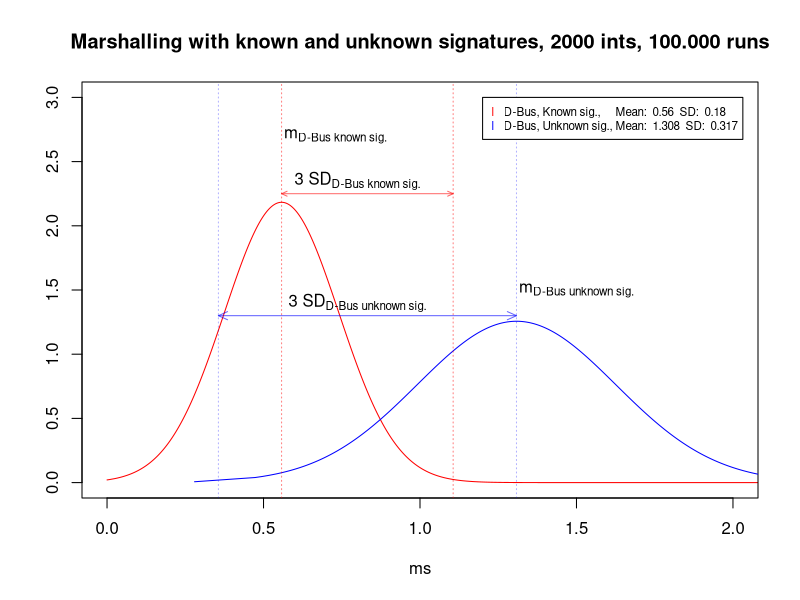

R code for this plot:
dbus <- read.csv("Marshalling_2000ints_DBus.csv", header=T)

attach(dbus)
sortedDbus <- sort(Marshal.with.known.signature)
sortedUnknownDbus <- sort(Marshal.with.unknown.signature)

dsd <- sd(sortedDbus)
dsd2 <- sd(sortedUnknownDbus)
dmean <- mean(sortedDbus)
dmean2 <- mean(sortedUnknownDbus)
plot(sortedDbus, dnorm(sortedDbus, mean=dmean,sd=dsd), ylim=c(0,3), xlim=c(0,2),type="l", col="red",ann=F)
lines(sortedUnknownDbus, dnorm(sortedUnknownDbus,mean=dmean2,sd=dsd2),type="l", col="blue")

abline(v=dmean2-3*dsd2, col=rgb(0,0,1, 0.3), lty=3)
abline(v=dmean2, col=rgb(0,0,1, 0.3), lty=3)
abline(v=dmean, col=rgb(1,0,0,0.5), lty=3)
abline(v=dmean+3*dsd, col=rgb(1,0,0,0.5), lty=3)
title(main="Marshalling with known and unknown signatures, 2000 ints, 100.000 runs", xlab="ms")

text(.73,2.7, expression("m"["D-Bus known sig."]))
text(1.5, 1.5, expression("m"["D-Bus unknown sig."]))
text(.8, 2.35, expression("3 SD"["D-Bus known sig."]))
text(0.8,1.4, expression("3 SD"["D-Bus unknown sig."]))

dy <- 2.25
sy <- 1.3
arrows(dmean2, sy, x1=dmean2-3*dsd2, sy, code=3, angle=24, length=0.1, col=rgb(0,0,1, 0.6))
arrows(dmean, dy, x1=dmean+3*dsd, dy, code=3, angle=24, length=0.06, col=rgb(1,0,0, 0.6))

legend(1.2,3, 
  c(
    paste("D-Bus, Known sig.,     Mean: ",format(dmean, digits=2), " SD: ", format(dsd, digits=2)),
    paste("D-Bus, Unknown sig., Mean: ",format(dmean2, digits=4)," SD: ",format(dsd2,  digits=3))
  ), col=c("red","blue"), pch="l", cex=0.7)
